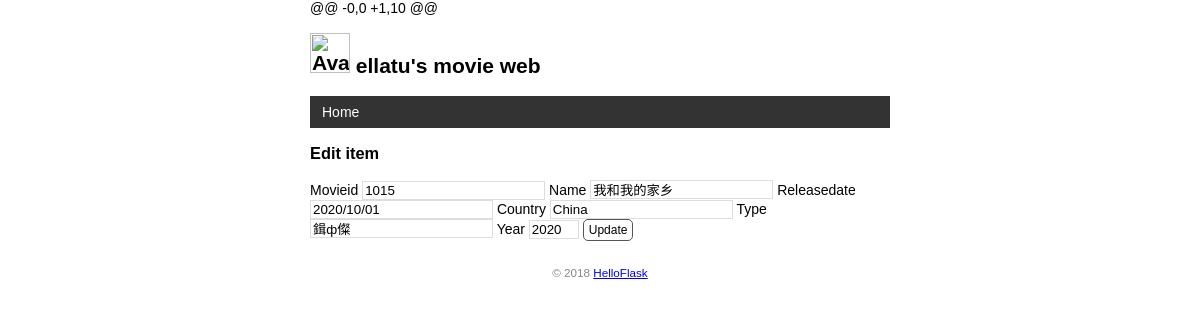
Screenshot of /movie/edit/1015 with the database file from the repository.
### app.py (models this page shows)
class User(db.Model):  # 表名将会是 user（自动生成，小写处理）
    id = db.Column(db.Integer, primary_key=True)  # 主键
    name = db.Column(db.String(20))  # 名

class  Movie(db.Model):  # 表名将会是movie_info（自动生成，小写处理）
    movieid = db.Column(db.String(10), primary_key=True)  # 主键
    title = db.Column(db.String(20))  # 名字
    releasedate = db.Column(db.String(20))  # 时间日期
    country = db.Column(db.String(20))  # 国家
    Type = db.Column(db.String(10))  # 类型
    year = db.Column(db.String(4))  # 年份

### app.py (the view, shortened to what this page needs)
@app.route('/movie/edit/<int:movie_id>', methods=['GET', 'POST'])
def edit(movie_id):
    movie = Movie.query.get_or_404(movie_id)
    return render_template('edit.html', movie=movie)

### app.py (called while the page is built)
@app.context_processor
def inject_user():
    user = User.query.first()
    return dict(user=user)

### templates/edit.html (shortened to what this page needs)
{% extends 'base.html' %}
{% block content %}
<h3>Edit item</h3>
<form method="post">
    Movieid <input type="text" name="movieid" autocomplete="off" required value="{{ movie.movieid}}">
    Name <input type="text" name="title" autocomplete="off" required value="{{ movie.title }}">
    Releasedate <input type="text" name="releasedate" autocomplete="off" required value="{{ movie.releasedate }}">
    Country <input type="text" name="country" autocomplete="off" required  value="{{ movie.country }}">
    Type <input type="text" name="Type" autocomplete="off" required value="{{ movie.Type}}">
    Year <input type="text" name="year" autocomplete="off" required value="{{ movie.year }}">
    <input class="btn" type="submit" name="submit" value="Update">
</form>
{% endblock %}

### templates/base.html (shortened to what this page needs)
<!DOCTYPE html>
<html lang="en">
<head>
    {% block head %}
    <link rel="stylesheet" href="{{ url_for('static', filename='style.css') }}" type="text/css">
    {% endblock %}
</head>
<body>
    <h2>
        <img alt="Avatar" class="touxiang" src="{{ url_for('static', filename='images/touxiang.png') }}">
        {{ user.name }}'s movie web
    </h2>
    <nav>
        <ul>
            <li><a href="{{ url_for('index') }}">Home</a></li>
        </ul>
    </nav>
    {% block content %}{% endblock %}
    <footer>
        <small>&copy; 2018 <a href="http://helloflask.com/tutorial">HelloFlask</a></small>
	</footer>
</body>
</html>

### static/style.css (style rules this page uses)
body { margin: auto; max-width: 580px; font-size: 14px; font-family: Helvetica, Arial, sans-serif; }
input[type=submit] { font-family: inherit; }
input[type=text] { border: 1px solid #ddd; }
input[name=year] { width: 50px; }
.btn { font-size: 12px; padding: 3px 5px; text-decoration: none; cursor: pointer; background-color: white; color: black; border: 1px solid #555555; border-radius: 5px; }
nav ul { list-style-type: none; margin: 0; padding: 0; overflow: hidden; background-color: #333; }
nav li { float: left; }
nav li a { display: block; color: white; text-align: center; padding: 8px 12px; text-decoration: none; }
.touxiang { width: 40px; }
footer { color: #888; margin-top: 15px; text-align: center; padding: 10px; }

### rows the page displays
User: name "ellatu"
Movie: movieid "1015", title "我和我的家乡", releasedate "2020/10/01", country "China", Type "鍓ф儏", year "2020"
